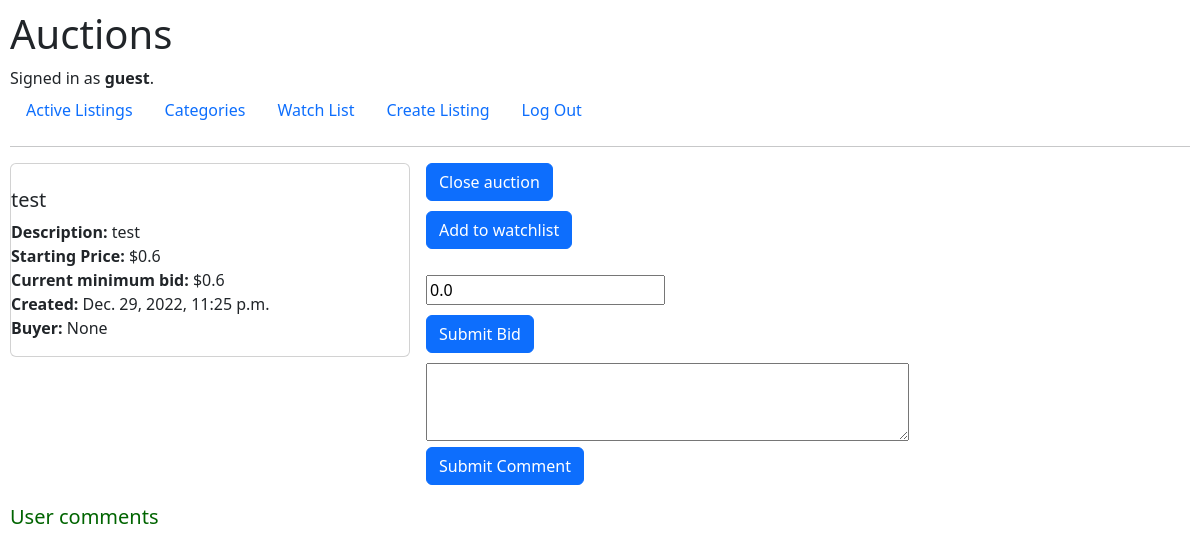
The page /listings/58 (signed in) on the database as committed earlier.
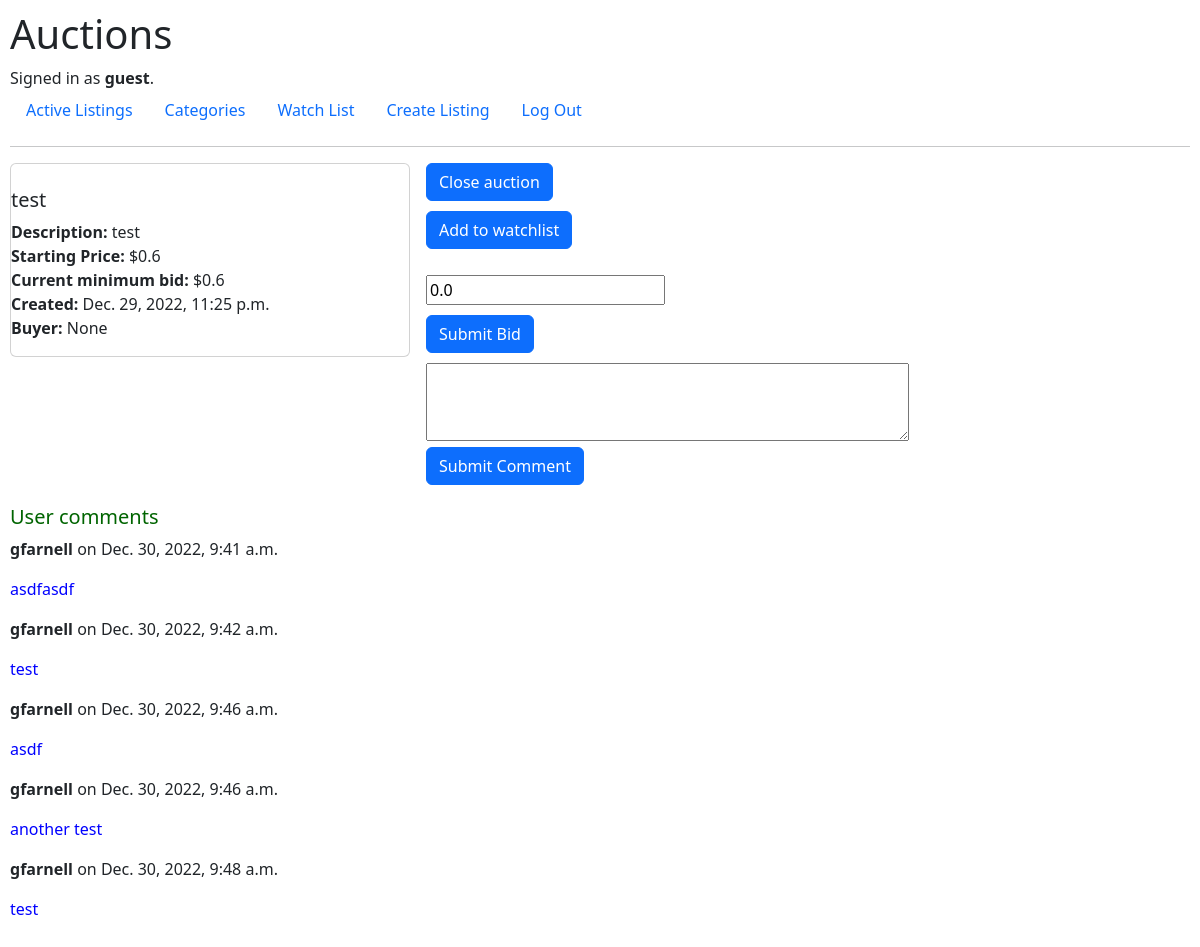
The same page on the database as committed later.
### auctions/models.py (models this page shows, shortened)
class User(AbstractUser):
    pass

class Listings(models.Model):
    creator = models.ForeignKey(
        User, on_delete=models.PROTECT, related_name="get_creator_listings", blank=False)
    buyer = models.ForeignKey(
        User, blank=True, null=True, on_delete=models.PROTECT, related_name="get_buyer_listings")
    watchers = models.ManyToManyField(
        User, blank=True, related_name="get_watched_listings")
    title = models.CharField(max_length=64)
    description = models.CharField(max_length=300)
    startingBid = models.FloatField(max_length=64)
    createdDate = models.DateTimeField(auto_now_add=True)
    active = models.BooleanField(default=True)
    url = models.CharField(max_length=128, blank=True)
    category = models.CharField(max_length=64, choices=category_choices, default="No Category")

class Bids(models.Model):
    auction = models.ForeignKey(
        Listings, on_delete=models.CASCADE, related_name="get_auction_listings")
    currentBid = models.FloatField(blank=True, default=0.0)
    bidAmount = models.FloatField(null=True, default=0.0)
    date = models.DateTimeField(auto_now_add=True)

class Comments(models.Model):
    comment = models.CharField(max_length=100)
    createdDate = models.DateTimeField(auto_now_add=True)
    user = models.ForeignKey(
        User, on_delete=models.CASCADE, related_name="get_user_comments")
    listing = models.ForeignKey(
        Listings, on_delete=models.CASCADE, related_name="get_comments")

### auctions/views.py (the view)
# urls.py: path("listings/<int:listing_id>", views.listings, name="listings"),
@login_required
def listings(request, listing_id):
    commentForm = forms.CommentForm()
    bidForm = forms.BidForm()
    commentsForListing = Comments.objects.filter(
        listing=listing_id)
    user_id = request.user.id
    userName = User.objects.get(id=user_id)
    currentObject = Listings.objects.get(id=listing_id)
    if userName in currentObject.watchers.all():
        print("Watcher is already in the list!")
        watcher = True
    else:
        print("Watcher is not in the list!")
        watcher = False
    returnedBids = Bids.objects.get(auction=listing_id)
    currentBidForContext = returnedBids.currentBid
    listing = Listings.objects.get(id=listing_id)
    return render(request, "auctions/listing.html", {"listing": listing, "commentForm": commentForm, "bidForm": bidForm, "commentsForListing":
                                                     commentsForListing, "watcher": watcher, "currentBidForContext": currentBidForContext})

### auctions/forms.py
class CommentForm(forms.Form):
    text = forms.CharField(
        label='',
        initial='',
        required=True,
        widget=forms.Textarea(attrs={
            'rows': '3',
            'cols': '50'
        }
        )
    )

class BidForm(forms.Form):
    bid = forms.DecimalField(required=True,
                             label='',
                             initial=0.00,
                             widget=forms.NumberInput(attrs={'placeholder': '',
                                                             'min': '0.01',
                                                             'step': '0.01'}))

### auctions/templates/auctions/listing.html (shortened to what this page needs)
{% extends "auctions/layout.html" %}
{% load static %}
{% block body %}
<div class="container3">
    <div id="container_card_listing">
        <div class="card">
            <ul>
                <li><img src="{{ listing.url}}" alt="" width="" height="" /></li>
                <h5>{{ listing.title}}</h5>
                <li><b>Description:</b> {{ listing.description}}</li>
                <li><b>Starting Price:</b> ${{ listing.startingBid}}</li>
                <li><b>Current minimum bid:</b> ${{ currentBidForContext }}</li>
                <li><b>Created:</b> {{ listing.createdDate}}</li>
                <li><b>Buyer:</b> {{ listing.buyer}}</li>
            </ul>
        </div>
    </div>
    <div class="container4">
        <ul> {% if listing.active == True%}
            <li><a class="btn btn-primary watchlist" href="{% url 'closeAuction' listing.id %}">Close
                    auction</a>
            </li>
            {% endif %}
        {% if watcher == False %}
        <li><a class="btn btn-primary watchlist" href="{% url 'watchlist' listing.id %}">Add to watchlist</a>
        </li>
        {% endif %}
    </ul>
        <div>
            <form action="{% url 'submitBid' listing.id %}" method="post" enctype="multipart/form-data">
                {{bidForm}}
                <input class="btn btn-primary" type="submit" value="Submit Bid">
            </form>
        </div>
        <div>
            <form action="{% url 'saveComment' listing.id %}" method="post" enctype="multipart/form-data">
                {{commentForm}}
                <input class="btn btn-primary" type="submit" value="Submit Comment">
            </form>
        </div>
    </div>
</div>
<h5 class="UserComments">User comments</h5>
<div>
    {% for x in commentsForListing %}
    <p> <b>{{x.user}}</b> on {{x.createdDate}}</p>
    <p class="paragraphComment"> {{x.comment}}</p>
    {% endfor %}
</div>
{% endblock %}

### auctions/templates/auctions/layout.html (shortened to what this page needs)
{% load static %}
<!DOCTYPE html>
<html lang="en">
<head>
<link href="https://cdn.jsdelivr.net/npm/bootstrap@5.2.3/dist/css/bootstrap.min.css" rel="stylesheet">
<link href="{% static 'static/styles.css' %}" rel="stylesheet" type="text/css">
</head>
<body>
    <h1>Auctions</h1>
    <div>
        {% if user.is_authenticated %}
        Signed in as <strong>{{ user.username }}</strong>.
        {% else %}
        Not signed in.
        {% endif %}
    </div>
    <ul class="nav">
        {% if user.is_authenticated %}
        <li class="nav-item">
            <a class="nav-link" href="{% url 'activeListings' %}">Active Listings</a>
        </li>
        <li class="nav-item">
            <a class="nav-link" href="{% url 'categories' %}">Categories</a>
        </li>
        <li class="nav-item">
            <a class="nav-link" href="{% url 'displayWatchlist' %}">Watch List</a>
        </li>
        <li class="nav-item">
            <a class="nav-link" href="{% url 'createlisting' %}">Create Listing</a>
        </li>
        <li class="nav-item">
            <a class="nav-link" href="{% url 'logout' %}">Log Out</a>
        </li>
        {% endif %}
    </ul>
    <hr>
    {% block body %}
    {% endblock %}
</body>
</html>

### auctions/static/static/styles.css (style rules this page uses)
body { padding: 10px; }
ul { list-style: none; padding-left: 0px; }
a { text-decoration: none; }
a.btn.btn-primary.watchlist { margin-bottom: 10px; }
.container3 { display: flex; flex-direction: row; align-items: flex-start; }
.container4 { margin-left: 1rem; }
#container_card_listing { width: 25rem; }
input.btn.btn-primary { display: flex; }
#id_text { margin-top: 10px; }
#id_bid { margin-bottom: 10px; }
.UserComments { padding-top: 20px; color: darkgreen; }
.paragraphComment { color: blue; }

Rows that differ between the two databases and show on the page:
added Comments: user "gfarnell", createdDate "Dec. 30, 2022, 9:41 a.m.", comment "asdfasdf"
added Comments: user "gfarnell", createdDate "Dec. 30, 2022, 9:42 a.m.", comment "test"
added Comments: user "gfarnell", createdDate "Dec. 30, 2022, 9:46 a.m.", comment "asdf"
added Comments: user "gfarnell", createdDate "Dec. 30, 2022, 9:46 a.m.", comment "another test"
added Comments: user "gfarnell", createdDate "Dec. 30, 2022, 9:48 a.m.", comment "test"
